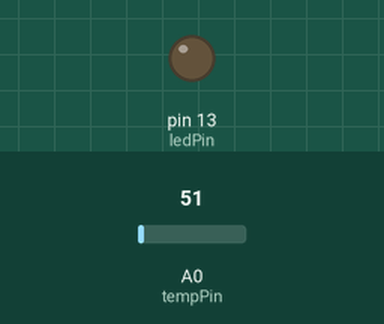
The sketch below on a simulated Arduino Uno, built with avr-gcc and run on an emulated ATmega328P. Parts: output pins drawn as LEDs (lit = HIGH). Dashed ring = blinking. The inputs (shaded band) are chosen by the test bench; at power-on: A0 (tempPin) = 51.

Above: at 1.8 s.
1.9 s: A0 (tempPin) set to 15
At 2.4 s:
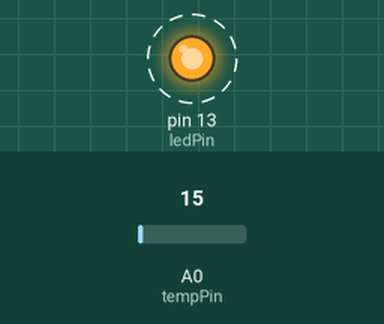
5.4 s: A0 (tempPin) set to 30
At 6.8 s:
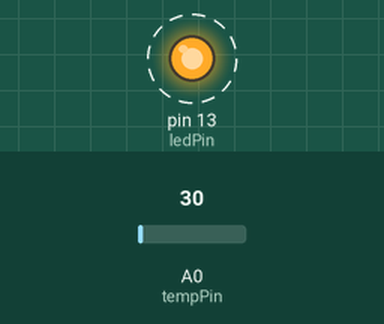
Timing chart, 0 to 13.0 s (numbered marks = the images above; inputs shaded):
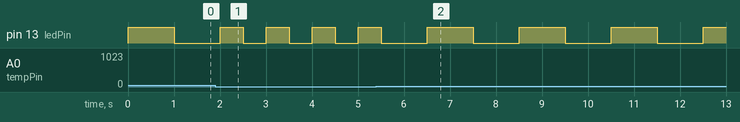

The sketch:

TemperatureControl.ino.ino
```cpp
#include <avr/io.h>
#include <avr/interrupt.h>

// Define pin connections
const int tempPin = A0; // LM35 Temperature sensor connected to analog pin A0
const int ledPin = 13;  // Onboard LED connected to digital pin 13

// Use volatile for variables that are modified within an interrupt service routine
volatile bool ledState = false; // Tracks the current state of the LED (on or off)
const int threshTemp = 30; // Temperature threshold in Celsius
float sensorCorrection = 20; // Correction factor for sensor accuracy

// Variable to hold the calculated temperature
volatile float temperatureC = 0;

void setup() {
  Serial.begin(9600); // Start serial communication at 9600 bps
  pinMode(ledPin, OUTPUT); // Set the LED pin as an output
  pinMode(tempPin, INPUT); // Set the temperature sensor pin as an input

  // Disable interrupts while setting up Timer1
  noInterrupts();
  TCCR1A = 0;                // Set entire TCCR1A register to 0
  TCCR1B = 0;                // Set entire TCCR1B register to 0
  TCNT1  = 0;                // Initialize the counter value to 0
  // Set compare match register for 2-second intervals
  OCR1A = 62499;
  TCCR1B |= (1 << WGM12);    // Turn on CTC (Clear Timer on Compare Match) mode
  // Set CS12 and CS10 bits for 1024 prescaler (timer tick frequency)
  TCCR1B |= (1 << CS12) | (1 << CS10);
  // Enable timer compare interrupt
  TIMSK1 |= (1 << OCIE1A);
  interrupts();              // Re-enable interrupts
}

// Interrupt service routine for Timer1 compare match
ISR(TIMER1_COMPA_vect) {
  int val = analogRead(tempPin); // Read the analog value from the temperature sensor
  // Convert the analog value to millivolts, assuming a 5V supply
  float millivolts = (val / 1024.0) * 5000;
  // Convert millivolts to Celsius
  temperatureC = millivolts / 10;
  // Adjust the reading based on the sensor correction factor
  temperatureC = temperatureC + sensorCorrection;

  // Determine the blink rate based on the temperature
  if(temperatureC < threshTemp) {
    OCR1A = 7812; // Set timer for approximately 250ms intervals
  } else {
    OCR1A = 15624; // Set timer for approximately 500ms intervals
  }
  // Toggle the LED state
  ledState = !ledState;
  digitalWrite(ledPin, ledState);
}

void loop() {
  // Main code loop does not need to perform any actions for this example
}
```

Measured:
- after the input at 1.9 s, pin 13 (ledPin): alternates HIGH for 0.50 s and LOW for 0.50 s, starting after 0.60 s
- after the input at 5.4 s, pin 13 (ledPin): alternates HIGH for 1.0 s and LOW for 1.0 s, starting after 1.1 s
